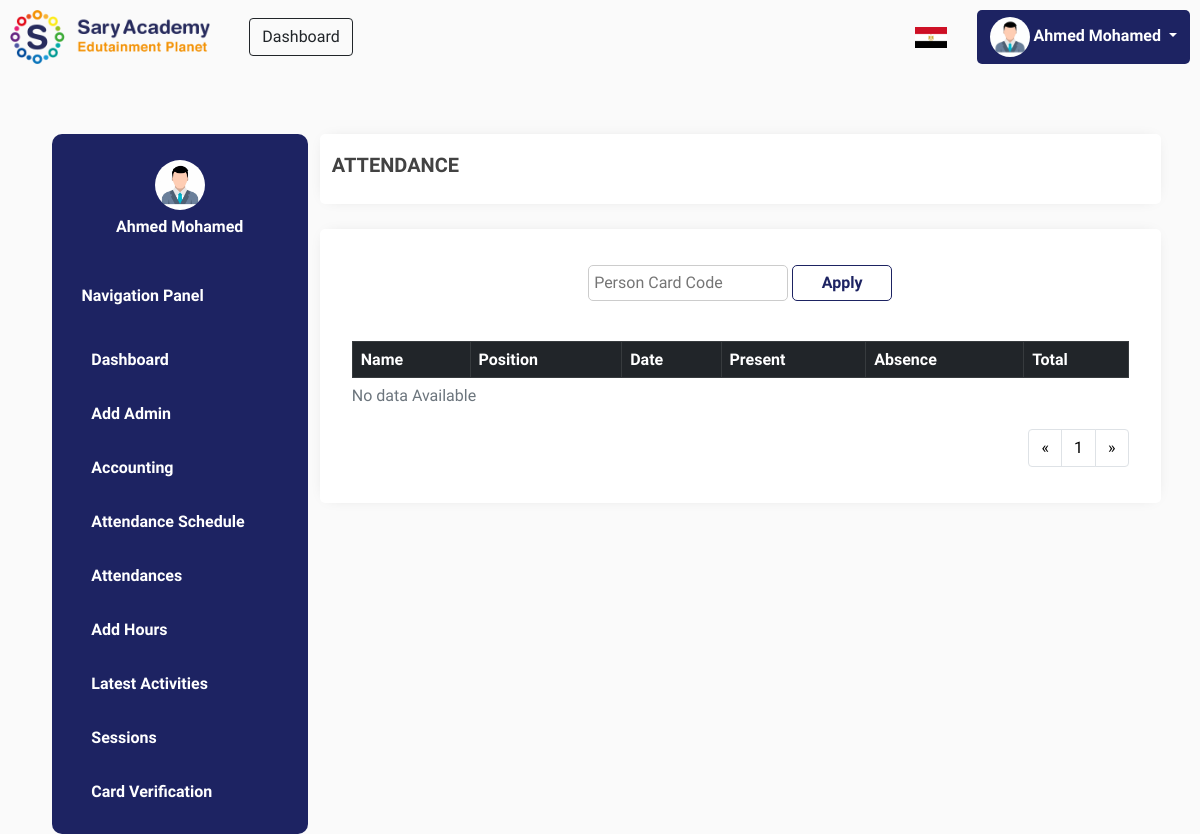
Before: /attendance-schedule.php?code=5 (signed in) with the older database file.
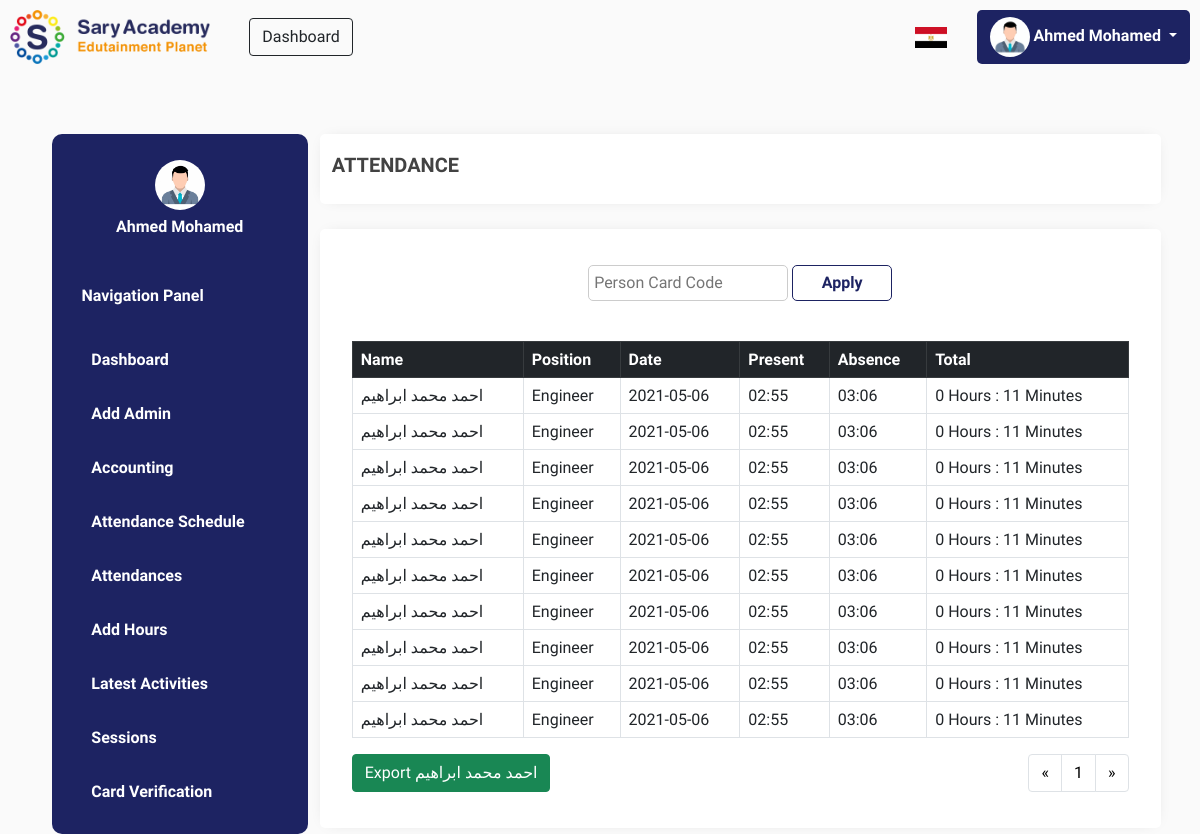
After: the same page with the newer database file.
### tables this page shows
CREATE TABLE `users` (
  `id` int(255) NOT NULL,
  `name` text NOT NULL,
  `email` text NOT NULL,
  `password` char(40) NOT NULL,
  `gender` text NOT NULL,
  `phone` text DEFAULT NULL,
  `role` text NOT NULL
);

CREATE TABLE `attendance` (
  `id` int(255) NOT NULL,
  `code` text NOT NULL,
  `name` text NOT NULL,
  `position` text NOT NULL,
  `type` text NOT NULL,
  `month` text NOT NULL,
  `date` text NOT NULL,
  `present` text NOT NULL,
  `absence` text NOT NULL
);

### attendance-schedule.php (the view, shortened to what the changed rows need)
<html>
<head>
    <?php include('links.php'); ?>
</head>
<body style="background-color:#FAFAFA;padding:10px">
<?php include('header.php'); ?>
<div class="container" style="max-width: 95%;margin-top: 70px;">
    <div class="row">
        <div class="col-lg-3">
            <?php include('menu.php'); ?>
        </div>
        <div class="col-lg">
            <div class="row" style="background:white;padding:20px;box-shadow:0 0 15px -9px rgba(0, 0, 0, 0.25);border-radius:5px;margin-top:3%">
<?php
echo '
    <div class="table-responsive">
    <table class="table table-bordered">
    <thead class="table-dark">
    <tr>
    <th scope="col">Name</th>
    <th scope="col">Position</th>
    <th scope="col">Date</th>
    <th scope="col">Present</th>
    <th scope="col">Absence</th>
    <th scope="col">Total</th>
    </tr>
    </thead>
    <tbody style="vertical-align: baseline">
';
if(isset($_GET['page'])) {
    $page_number = $_GET['page'];
} else {
    $page_number = 1;
}
$num_per_page = 10;
$from = ($page_number-1)*$num_per_page;
if(isset($_GET['code'])) {
    $code = $_GET['code'];
$sql = "SELECT * FROM attendance WHERE code='$code' ORDER BY id DESC LIMIT $from, $num_per_page";
$query = mysqli_query($connect, $sql);
if(mysqli_num_rows($query) > 0) {
    while($row = mysqli_fetch_assoc($query)) {
        $name = $row['name'];
        $position = $row['position'];
        $date = $row['date'];
        $present = $row['present'];
        $absence = $row['absence'];
        $date1 = strtotime($present);
        $date2 = strtotime($absence);
        $diff = abs($date2 - $date1);
        $years = floor($diff / (365*60*60*24));
        $months = floor(($diff - $years * 365*60*60*24) / (30*60*60*24));
        $days = floor(($diff - $years * 365*60*60*24 - $months*30*60*60*24)/ (60*60*24));
        $hours = floor(($diff - $years * 365*60*60*24 - $months*30*60*60*24 - $days*60*60*24) / (60*60));
        $minutes = floor(($diff - $years * 365*60*60*24 - $months*30*60*60*24 - $days*60*60*24 - $hours*60*60)/ 60);
        echo '
        <tr>
            <td>'.$name.'</td>
            <td>'.$position.'</td>
            <td>'.$date.'</td>
            <td>'.$present.'</td>
            <td>'.$absence.'</td>
            <td>'.$hours.' Hours : '.$minutes.' Minutes</td>
        </tr>
        ';
    }
} else {
    echo "<caption>No data Available</caption>";
}
}
echo '
    </tbody>
    </table>
    </div>
';
if(isset($_GET['code'])) {
    $sql_pagination = "SELECT * FROM attendance WHERE code='$code'";
} else {
    $sql_pagination = "SELECT * FROM attendance";
}
$query_pagination = mysqli_query($connect, $sql_pagination);
$totalItems = mysqli_num_rows($query_pagination);
?>
<?php
if(isset($_GET['code']) && $totalItems > 0) {
    echo '
    <form method="POST" style="width:auto" action="export_person.php?code='.$code.'">
        <button class="btn btn-success" name="export" type="submit" style="width: auto;margin-bottom:2%;text-transform:capitalize;float:left"><i class="far fa-file-csv"></i> Export '.$name.'</button>
    </form>
    ';
}
?>
</div>
</div>
</div>
</div>
</body>
</html>

### header.php (shortened to what the changed rows need)
<nav style="display: block;">
        <div style="float: right;display:flex;align-items: center;gap: 30px">
        <div class="dropdown" style="box-shadow:none !important;background:#1D2362;border-radius: 5px;">
        <button class="btn dropdown-toggle shadow-none" type="button" id="dropdownMenuButton1" data-bs-toggle="dropdown" aria-expanded="false" style="color:white;font-weight:bold;">
            <img src="pics/placeholder.jpg" style="max-width: 40px;border-radius: 50%;">
<?php
$email = $_SESSION['email'];
$sql = "SELECT * FROM users WHERE email = '$email'";
$query = mysqli_query($connect, $sql);
while($row = mysqli_fetch_assoc($query)) {
    $name = $row['name'];
    echo "$name";
}
?>
        </button>
        </div>
        </div>
</nav>

### menu.php
<div class="menu-dashboard">
    <div class="menu-container">
        <img src="pics/placeholder.jpg" style="max-width: 50px;border-radius: 50%;margin-left: auto;margin-right: auto;display: block;">
        <span style="text-align: center;color:white;display:block;font-weight:bold;margin-top:2%"><?php
$email = $_SESSION['email'];
$sql = "SELECT * FROM users WHERE email = '$email'";
$query = mysqli_query($connect, $sql);
while($row = mysqli_fetch_assoc($query)) {
    $name = $row['name'];
    echo "$name";
}
?></span>
        <div class="menu-links">
            <span style="color: white;font-weight:bold;padding:15px;margin-bottom:10px;display:block">Navigation Panel</span>
            <a href="dashboard.php"><button class="menu-link dashboard-menu"><i class="fal fa-home" style="margin-right: 5%;"></i> Dashboard</button></a>
            <?php
            if(!isset($_SESSION['email'])) {
                header('Location: index.php');
            } else {
                $email = $_SESSION['email'];
            }
            $sql = "SELECT * FROM users WHERE email = '$email'";
            $query = mysqli_query($connect, $sql);
            while($row = mysqli_fetch_assoc($query)) {
                $role = $row['role'];
            }
            if($role == "Admin") {
            } elseif($role == "Superadmin") {
                echo '<a href="add-admin.php"><button class="menu-link add-admin-menu"><i class="fal fa-user" style="margin-right: 5%;"></i> Add Admin</button></a>';
            }
            ?>
            <a href="accounting.php"><button class="menu-link accounting-menu"><i class="far fa-calculator" style="margin-right: 5%;"></i> Accounting</button></a>
            <a href="attendance-schedule.php"><button class="menu-link attendance-schedule-menu"><i class="far fa-user-chart" style="margin-right: 5%;"></i> Attendance Schedule</button></a>
            <a href="attendance.php"><button class="menu-link attendance-menu"><i class="far fa-clipboard-user" style="margin-right: 5%;"></i> Attendances</button></a>
            <a href="add-hours.php"><button class="menu-link add-hours-menu"><i class="fal fa-id-card" style="margin-right: 5%;"></i> Add Hours</button></a>
            <a href="activities.php"><button class="menu-link activities-menu"><i class="fal fa-exchange" style="margin-right: 5%;"></i> Latest Activities</button></a>
            <a href="sessions.php"><button class="menu-link sessions-menu"><i class="far fa-plug" style="margin-right: 5%;"></i> Sessions</button></a>
            <a href="card-verification.php"><button class="menu-link card-verify-menu"><i class="fal fa-users" style="margin-right: 5%;"></i> Card Verification</button></a>
        </div>
    </div>
</div>

Changed rows visible on the page:
added attendance: name "احمد محمد ابراهيم", position "Engineer", date "2021-05-06", present "02:55", absence "03:06", hours "0", minutes "11"
added attendance: name "احمد محمد ابراهيم", position "Engineer", date "2021-05-06", present "02:55", absence "03:06", hours "0", minutes "11"
added attendance: name "احمد محمد ابراهيم", position "Engineer", date "2021-05-06", present "02:55", absence "03:06", hours "0", minutes "11"
added attendance: name "احمد محمد ابراهيم", position "Engineer", date "2021-05-06", present "02:55", absence "03:06", hours "0", minutes "11"
added attendance: name "احمد محمد ابراهيم", position "Engineer", date "2021-05-06", present "02:55", absence "03:06", hours "0", minutes "11"
added attendance: name "احمد محمد ابراهيم", position "Engineer", date "2021-05-06", present "02:55", absence "03:06", hours "0", minutes "11"
added attendance: name "احمد محمد ابراهيم", position "Engineer", date "2021-05-06", present "02:55", absence "03:06", hours "0", minutes "11"
added attendance: name "احمد محمد ابراهيم", position "Engineer", date "2021-05-06", present "02:55", absence "03:06", hours "0", minutes "11"
added attendance: name "احمد محمد ابراهيم", position "Engineer", date "2021-05-06", present "02:55", absence "03:06", hours "0", minutes "11"
added attendance: name "احمد محمد ابراهيم", position "Engineer", date "2021-05-06", present "02:55", absence "03:06", hours "0", minutes "11"
Other visible differences:
text no longer shown: "No data Available"
text now shown: "Export"
